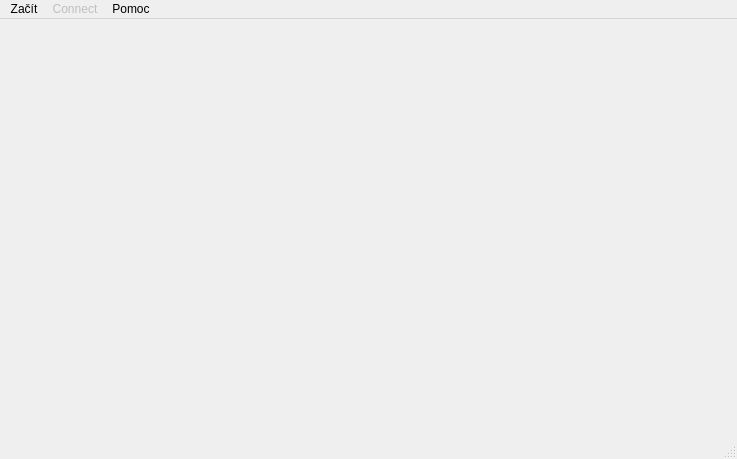
<?xml version="1.0" encoding="UTF-8"?>
<ui version="4.0">
 <class>okno</class>
 <widget class="QMainWindow" name="okno">
  <property name="geometry">
   <rect>
    <x>0</x>
    <y>0</y>
    <width>737</width>
    <height>459</height>
   </rect>
  </property>
  <property name="windowTitle">
   <string>Pexeser</string>
  </property>
  <widget class="QWidget" name="centralWidget">
   <layout class="QVBoxLayout" name="verticalLayout">
    <item>
     <layout class="QGridLayout" name="Grid"/>
    </item>
   </layout>
  </widget>
  <widget class="QMenuBar" name="menuBar">
   <property name="geometry">
    <rect>
     <x>0</x>
     <y>0</y>
     <width>737</width>
     <height>25</height>
    </rect>
   </property>
   <property name="defaultUp">
    <bool>false</bool>
   </property>
   <property name="nativeMenuBar">
    <bool>false</bool>
   </property>
   <widget class="QMenu" name="menuSet">
    <property name="title">
     <string>Začít</string>
    </property>
    <addaction name="actionNew_Game_2"/>
    <addaction name="separator"/>
    <addaction name="actionQuit"/>
   </widget>
   <widget class="QMenu" name="menuConnect">
    <property name="enabled">
     <bool>false</bool>
    </property>
    <property name="title">
     <string>Connect</string>
    </property>
    <addaction name="actionTo_server"/>
    <addaction name="actionCreate_server"/>
   </widget>
   <widget class="QMenu" name="menuHelp">
    <property name="title">
     <string>Pomoc</string>
    </property>
    <addaction name="actionHow_to_play"/>
    <addaction name="actionAbout"/>
   </widget>
   <addaction name="menuSet"/>
   <addaction name="menuConnect"/>
   <addaction name="menuHelp"/>
  </widget>
  <widget class="QStatusBar" name="statusBar"/>
  <action name="actionTo_server">
   <property name="text">
    <string>To server</string>
   </property>
  </action>
  <action name="actionCreate_server">
   <property name="text">
    <string>Create server</string>
   </property>
  </action>
  <action name="actionDificulty">
   <property name="text">
    <string>Dificulty</string>
   </property>
  </action>
  <action name="actionQuit">
   <property name="text">
    <string>Zavřít</string>
   </property>
  </action>
  <action name="actionHow_to_play">
   <property name="text">
    <string>Jak hrát</string>
   </property>
  </action>
  <action name="actionAbout">
   <property name="text">
    <string>O programu</string>
   </property>
  </action>
  <action name="actionNew_Game_2">
   <property name="text">
    <string>Nová hra</string>
   </property>
  </action>
 </widget>
 <layoutdefault spacing="6" margin="11"/>
 <resources/>
 <connections/>
</ui>
